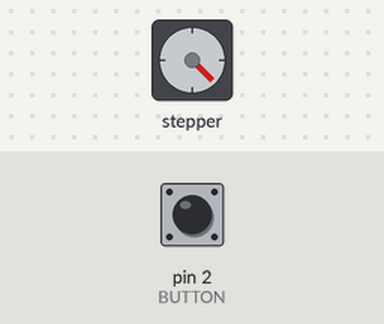
The sketch below on a simulated Arduino Uno, built with avr-gcc and run on an emulated ATmega328P. On the bench: stepper motor. Inputs (shaded band) come from the test bench; at power-on: pin 2 (BUTTON) HIGH. Stepper angles assume 400 steps per turn.

Above: at 1.2 s.
1.3 s: pin 2 (BUTTON) pulled LOW for 1 s
At 3.0 s:
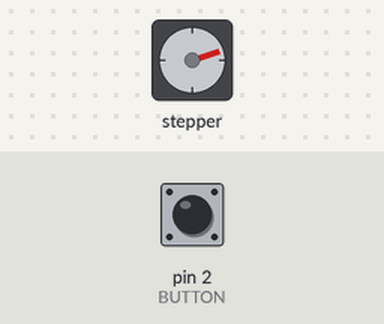
5.3 s: pin 2 (BUTTON) pulled LOW for 0.15 s
At 5.6 s:
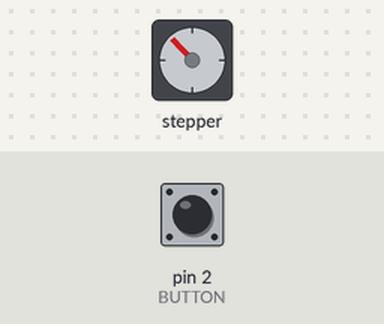
8.4 s: pin 2 (BUTTON) pulled LOW for 0.15 s
At 9.1 s:
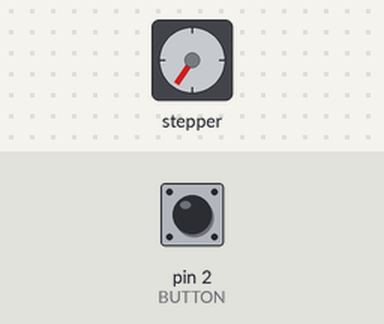
11.5 s: pin 2 (BUTTON) pulled LOW for 3.2 s
At 13.2 s:
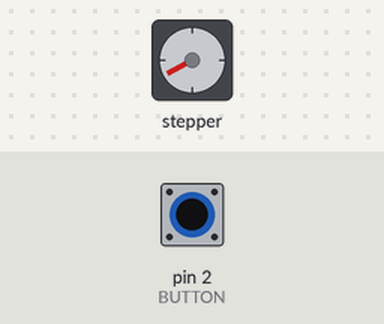
17.7 s: pin 2 (BUTTON) pulled LOW for 1 s
21.7 s: pin 2 (BUTTON) pulled LOW for 0.15 s
Timing chart, 0 to 25.8 s (numbered marks = the images above; inputs shaded):
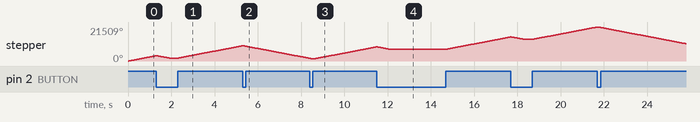

The sketch:

stepper-motor.ino
```cpp
#include <AccelStepper.h>
long currentMillis; // Current milliseconds
long retractionMillis; // Retraction milliseconds
long retractionTime = 600; // Time of retraction
int STEP = 4; // Pulse pin
int DIR  = 5; // Direction pin
int ENA = 6; // Enable pin
int BUTTON = 2; // Button pin
long RPM = 800;
long SPR = 400; // Steps per revolution
long SPS; // Steps per second, used in setSpeed()
bool counter; // Counter used for changing direction
AccelStepper stepper(1, STEP, DIR); // Construct a stepper in driver mode (1)

void setup()
{
  stepper.setEnablePin(ENA);
  stepper.setPinsInverted(0, 0, 1);
  stepper.enableOutputs();

  stepper.setAcceleration(SPS/3);
  SPS = ((RPM * SPR) / 60);
  stepper.setMaxSpeed(SPS);
  stepper.setSpeed(SPS);

  attachInterrupt(digitalPinToInterrupt(BUTTON), retraction, FALLING);
  counter = 1;
}

void loop()
{
  currentMillis = millis();
  if ((currentMillis - retractionMillis) <= retractionTime && digitalRead(BUTTON)==LOW){
    stepper.runSpeed();
  }
  else {
  if (counter == 0) {
    stepper.setSpeed(SPS);
    counter = 1;
    }
  }
  while (digitalRead(BUTTON)==HIGH){
    currentMillis = millis();
    stepper.runSpeed();
  }
}

void retraction() {
  retractionMillis = currentMillis;
  stepper.setSpeed(-SPS);
  counter = 0;
}
```
